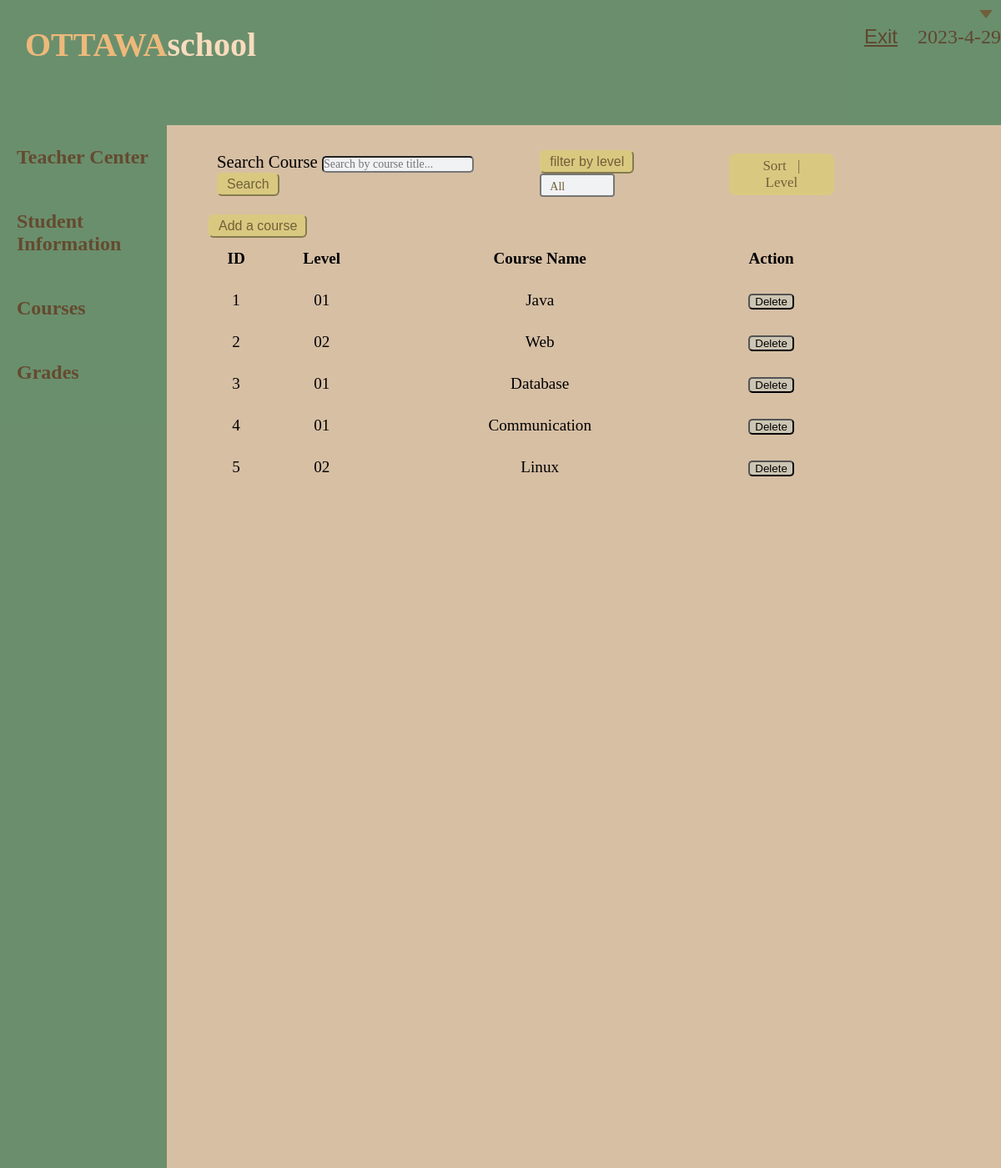
Page /4_3_course.php on the committed database.
### tables this page shows
CREATE TABLE `course` (
  `courseID` mediumint(8) unsigned NOT NULL auto_increment,
  `level` varchar(10) default NULL,
  `courseName` varchar(255) default NULL,
  PRIMARY KEY (`courseID`)
) AUTO_INCREMENT=1;

### 4_3_course.php (the view, shortened to what this page needs)
<!DOCTYPE html>
<html lang="en">
<head>
    <link rel="stylesheet" href="style.css">
</head>
<body onload="time()" class="bgc">
    <header class="sysHead">
        <div class="headContainer">
            <div class="item1">
                <h1><span>ottawa</span>school</h1>
            </div>
            <div class="item2">
                <button class="btn" id="exit" onclick="exitButton()">exit</button>
                <span id="time"></span>
            </div>
        </div>
    </header>
    <div class="gridC">
        <div class="item1HP">
            <ul class="userMenu">
                <li><a href="4_1_teacherPage.php" class="current">teacher center</a></li>
                <li><a href="4_2_studentsList.php">student information</a></li>
                <li><a href="4_3_course.php">courses</a></li>
                <li><a href="4_4_grades.php">grades</a></li>
            </ul>
        </div>
        <div class="item2HP">
            <ul class="search">
                <li>
                    <div class="search-box">
                        <form action="courseTCH.php" method="POST">
                            <label for="search-box">search course </label>
                            <input type="text" name="courseName" id="search-box" placeholder="Search by course title...">
                            <input type="submit" class="ss" value="Search">
                        </form>
                    </div>
                </li>
                <li>
                    <div class="drop-down">
                        <button onclick="toggleFilterByLevel()" class="ss">filter by level</button>
                        <select id="filter-by-level" size="3" multiple>
                            <div id="filterbylevel">
                                <option class="clickable" onclick="filterFunction(0)">All</option>
                                <option class="clickable" onclick="filterFunction(1)">01</option>
                            </div>
                        </select>
                    </div>
                </li>
                <li>
                    <div class="sort">
                        <button class="sortbtn">sort | level</button>
                    </div>
                </li>
            </ul>
            <div>
                <input type="button" class="ss" value="Add a course" onclick="location.href= '4_5_addCourse.php'" />
                <?php
                    $db = db_connect();
                    $sql = "SELECT * FROM course";
                    $result_set = mysqli_query($db, $sql);
                ?>
                <table class="SCCL" id="coursestable">
                    <tr>
                        <th>ID</th>
                        <th>Level</th>
                        <th>Course Name</th>
                        <th>Action</th>
                    </tr>
                    <?php while ($results = mysqli_fetch_assoc($result_set)) { ?>
                        <tr>
                            <td class="courseList"><?php echo $results['courseID']; ?></td>
                            <td class="courseList"><?php echo $results['level']; ?></td>
                            <td class="courseList"><?php echo $results['courseName']; ?></td>
                            <td class="courseList"><button onclick="del(<?php echo $results['courseID'] ?>)">Delete</button></td>
                        </tr>
                    <?php } ?>
                </table>
            </div>
        </div>
    </div>
</body>
</html>

### style.css (style rules this page uses)
* { padding: 0px; margin: 0px; box-sizing: border-box; }
.bgc { background-color: rgb(215, 191, 164); }
.headContainer { display: flex; flex-direction: row; justify-content: space-between; }
.item1 h1 { font-size: 2.5rem; text-transform: capitalize; color: bisque; text-align:center; margin-top: 30px; margin-left: 30px; }
.item1 span { text-transform: uppercase; color:rgb(243, 184, 113); }
.item2 button { border-style: none; background-color: transparent; font-family:Arial, Helvetica, sans-serif; font-size: 1.5rem; color: #412a12; text-transform: capitalize; text-decoration: underline; align-items: right; margin-top: 30px; margin-right: 20px; border-radius: 8px; }
.item2 span { color: #412a12; font-size: 1.5rem; margin-top: 30px; }
.btn { cursor:pointer; }
.sysHead { background-color: rgb(80, 132, 96); height: 150px; opacity: 0.8; }
.userMenu { width: 200px; background-color: rgb(80, 132, 96); height: 100%; position: absolute; opacity: 0.8; }
.userMenu li a { color:#482e13; padding: 25px 0px; padding-left: 20px; display: block; text-align: left; font-size: 1.5rem; text-transform: capitalize; font-weight: bold; text-decoration: none; }
.gridC { display: grid; grid-template-columns: 250px 280px 200px 260px; }
.item2HP { grid-column-start: 2; grid-column-end: 6; }
table { border-collapse: collapse; line-height: 50px; font-size: 1.2rem; width: 100%; }
.search { display: flex; align-items: center; justify-content: space-around; font-size: 1.3rem; gap: 20px; padding-bottom: 10px; padding-top:20px; text-transform: capitalize; width: 80%; }
.search li { list-style: none; display: inline-block; padding: 10px 10px; }
#search-box { border-radius: 5px; background-color: #f1f2f4; font:14px "microsoft Yahei"; }
.ss { font-size: 1rem; border-radius: 6px; background-color: #d9c980; color: #706039; padding: 3px 10px 3px 10px; border-color: #d9c980; }
.drop-down select { background:#f1f2f4; border-radius: 4px; border-style: solid; border-width: 2px; width: 90px; height: 28px; padding: 6px 10px; font: 14px "microsoft Yahei"; color:#706039; -webkit-appearance: none; -moz-appearance: none; appearance: none; }
.drop-down:after { content: ""; position: absolute; right: 10px; top: 12px; border-top: 10px solid #706039; border-left: 8px solid transparent; border-right: 8px solid transparent; pointer-events: none; }
.sortbtn { background-color: #d9c980; color: #706039; padding: 3px; padding-left: 20px; padding-right: 20px; border-color: #d9c980; border-radius: 8px; text-transform: capitalize; font: 17px "microsoft Yahei"; border-style: solid; cursor: pointer; word-spacing: 9px; }
.courseList { text-align: center; }
.SCCL { width: 80%; }
.courseList button { width: 55px; background-color: #ccc5b3; border-radius: 5px; }

### rows in the picture
course: courseID "1", level "01", courseName "Java"
course: courseID "2", level "02", courseName "Web"
course: courseID "3", level "01", courseName "Database"
course: courseID "4", level "01", courseName "Communication"
course: courseID "5", level "02", courseName "Linux"
